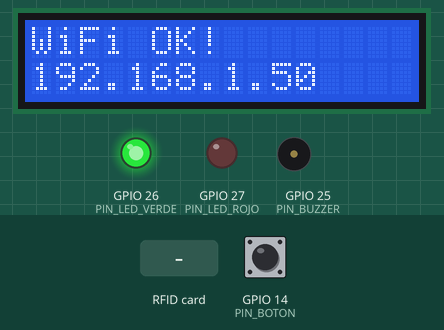
This sketch was run on a simulated ESP32. On the bench: 16×2 character LCD, output pins drawn as LEDs (lit = HIGH), buzzer (waves = sounding). Inputs (shaded band) come from the test bench; at power-on: GPIO 14 (PIN_BOTON) HIGH. WiFi joins after 1.5 s; servers stay silent unless stated; uploads are accepted with an empty reply; random numbers use the default seed unless the sketch sets one; what the sketch prints to the serial monitor is not drawn.

Above: at 3.2 s.
At 5.8 s:
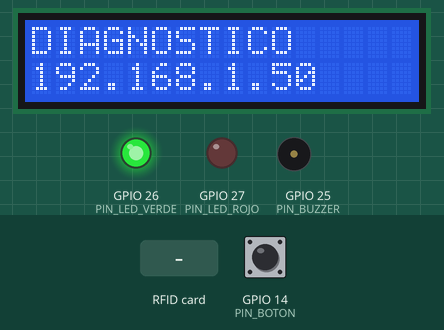
5.9 s: RFID card A1 B2 C3 D4 held to the reader
At 9.0 s:
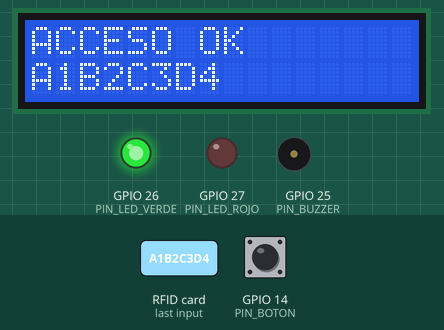
10.9 s: RFID card 12 34 56 78 held to the reader
At 13.1 s:
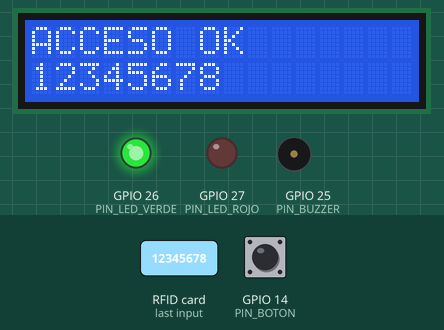
13.8 s: RFID card 5E 7A 19 C4 held to the reader
At 19.1 s:
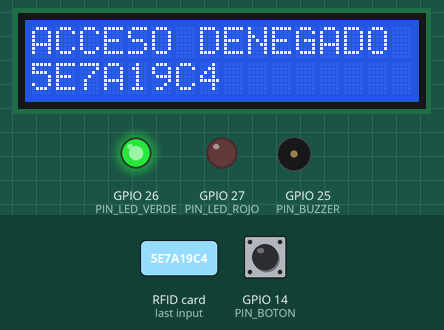
Timing chart, 0 to 25.3 s (numbered marks = the images above; inputs shaded):
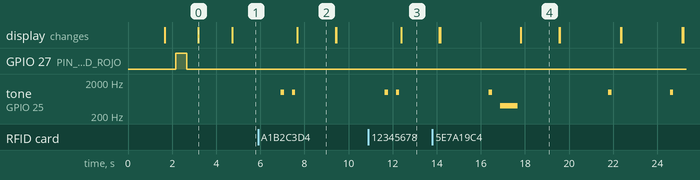

The sketch:

esp32-rfid.ino
```cpp
// librerias de red protocolo y dispositivos

#include <WiFi.h>
#include <HTTPClient.h>
#include <Wire.h>
#include <LiquidCrystal_I2C.h>
#include <SPI.h>
#include <MFRC522.h>

// credenciales y configuracion privada
// copiar secrets.example.h → secrets.h y completar los valores reales
// secrets.h esta en .gitignore y NUNCA debe subirse al repositorio

#include "secrets.h"


// Version del firmware del dispositivo

#define FIRMWARE_VERSION "1.0.0"


// configuracion de red: WIFI_SSID y WIFI_PASSWORD se leen desde secrets.h
// NO escribir credenciales directamente aqui

const char* WIFI_SSID     = SECRET_WIFI_SSID;
const char* WIFI_PASSWORD = SECRET_WIFI_PASSWORD;

// identificador unico del dispositivo dentro del sistema o serie maquina

const char* DEVICE_ID     = "GTech-ESP32-001";

// endpoint del backend: se lee desde secrets.h
// NO escribir la URL real aqui

const char* BACKEND_URL   = SECRET_BACKEND_URL;


// asignacion de pines usados por el hardware

#define PIN_LED_VERDE  26
#define PIN_LED_ROJO   27
#define PIN_BUZZER     25
#define PIN_BOTON      14
#define PIN_RFID_SS     5
#define PIN_RFID_RST    4


// objetos hardware creados a partir de sus respectivas librerias

// LCD conectado por bus I2C

LiquidCrystal_I2C lcd(0x27, 16, 2);

// lector RFID conectado por bus SPI

MFRC522 rfid(PIN_RFID_SS, PIN_RFID_RST);


// variables de estado del sistema

// en IoT es comun enviar señales periodicas llamadas heartbeat
// estas indican al servidor que el dispositivo sigue vivo

unsigned long ultimoHeartbeat = 0;

// intervalo en milisegundos para envio de heartbeat

const unsigned long INTERVALO_HEARTBEAT = 30000;


// pequeña base de datos local de tarjetas autorizadas

// permite que el sistema siga funcionando aun si se pierde internet

String tarjetasAutorizadas[] = {
  "A1B2C3D4",
  "E5F6G7H8",
  "12345678",
  "01020304" // probar acceso autorizado y denegado
};


// calculo automatico de cantidad de tarjetas almacenadas

const int totalTarjetas = sizeof(tarjetasAutorizadas) / sizeof(tarjetasAutorizadas[0]);


// inicializacion general del dispositivo

void setup() {

  Serial.begin(115200);

  // se usa un pin analogico flotante para generar entropia
  // esto mejora la aleatoriedad usada al crear IDs de evento

  randomSeed(analogRead(0));

  // configuracion de pines

  pinMode(PIN_LED_VERDE, OUTPUT);
  pinMode(PIN_LED_ROJO,  OUTPUT);
  pinMode(PIN_BUZZER,    OUTPUT);
  pinMode(PIN_BOTON,     INPUT_PULLUP);

  // inicializacion bus I2C usado por el LCD

  Wire.begin(21, 22);

  lcd.init();
  lcd.backlight();

  // inicializacion bus SPI usado por lector RFID

  SPI.begin();
  rfid.PCD_Init();

  mostrarMensaje("GTech Access", "Starting...");
  delay(1500);

  // intento inicial de conexion a red

  conectarWiFi();
}


// loop principal del firmware

void loop() {

  // si no hay conexion WiFi se ejecuta rutina de reconexion

  if (WiFi.status() != WL_CONNECTED) {
    manejarSinWiFi();
    return;
  }

  // estado visual normal del sistema

  digitalWrite(PIN_LED_VERDE, HIGH);
  digitalWrite(PIN_LED_ROJO, LOW);

  // envio periodico de heartbeat al backend

  if (millis() - ultimoHeartbeat > INTERVALO_HEARTBEAT) {
    enviarHeartbeat();
    ultimoHeartbeat = millis();
  }

  // lectura de boton para modo diagnostico

  if (digitalRead(PIN_BOTON) == HIGH) {
    modoDiagnostico();
    delay(300);
  }

  // deteccion de nueva tarjeta RFID y lectura de su UID

  if (rfid.PICC_IsNewCardPresent() && rfid.PICC_ReadCardSerial()) {

    procesarTarjeta();

    // termina comunicacion actual con la tarjeta

    rfid.PICC_HaltA();
  }

  // mensaje de espera en pantalla

  lcd.setCursor(0, 0);
  lcd.print("GTech-READY       ");

  lcd.setCursor(0, 1);
  lcd.print("Acerque tarjeta ");
}


// intenta conectar el dispositivo a la red WiFi configurada

void conectarWiFi() {

  mostrarMensaje("Conectando WiFi", WIFI_SSID);

  WiFi.begin(WIFI_SSID, WIFI_PASSWORD);

  // mientras no haya conexion se hace parpadear LED rojo

  while (WiFi.status() != WL_CONNECTED) {

    delay(500);

    digitalWrite(PIN_LED_ROJO, !digitalRead(PIN_LED_ROJO));
  }

  digitalWrite(PIN_LED_VERDE, HIGH);
  digitalWrite(PIN_LED_ROJO, LOW);

  mostrarMensaje("WiFi OK!", WiFi.localIP().toString());

  delay(1500);
}


// rutina ejecutada cuando el dispositivo pierde conexion

void manejarSinWiFi() {

  mostrarMensaje("SIN CONEXION", "Reconectando...");

  digitalWrite(PIN_LED_VERDE, LOW);

  digitalWrite(PIN_LED_ROJO, !digitalRead(PIN_LED_ROJO));

  delay(500);

  // intento de reconexion usando API de la libreria WiFi

  WiFi.reconnect();
}


// procesa una tarjeta RFID detectada por el lector

void procesarTarjeta() {

  // conversion del UID de bytes a string hexadecimal

  String idTarjeta = "";

  for (byte i = 0; i < rfid.uid.size; i++) {

    if (rfid.uid.uidByte[i] < 0x10) idTarjeta += "0";

    idTarjeta += String(rfid.uid.uidByte[i], HEX);
  }

  idTarjeta.toUpperCase();

  // imprime el UID leido en el monitor serial para verificacion y debug
  Serial.println("UID leido: " + idTarjeta);

  // verificacion contra base de datos local

  bool autorizada = verificarTarjeta(idTarjeta);

  if (autorizada) {

    beepCorto();

    mostrarMensaje("ACCESO OK", idTarjeta);

    enviarEvento(
      "CARD_SCAN",
      "\"card_id\":\"" + idTarjeta + "\",\"status\":\"success\""
    );

  }
  else {

    beepLargo();

    mostrarMensaje("ACCESO DENEGADO", idTarjeta);

    enviarEvento(
      "CARD_SCAN",
      "\"card_id\":\"" + idTarjeta + "\",\"status\":\"unauthorized\""
    );
  }

  delay(1500);
}


// busca el UID de la tarjeta dentro del arreglo de autorizadas

bool verificarTarjeta(String id) {

  for (int i = 0; i < totalTarjetas; i++) {

    if (tarjetasAutorizadas[i] == id) return true;
  }

  return false;
}


// generacion de ID unico para cada evento enviado al backend

String generarEventID() {

  // combinacion de numero aleatorio con tiempo de encendido

  return String(random(100000, 999999)) + "-" + String(millis());
}


// funcion central encargada de enviar eventos al backend

void enviarEvento(String tipoEvento, String payloadExtra) {

  if (WiFi.status() != WL_CONNECTED) return;

  HTTPClient http;

  http.begin(BACKEND_URL);

  // fuerza al ESP32 a seguir la redireccion 302 de Google Apps Script
  // sin esto el POST se convierte en GET y los datos no llegan al backend

  http.setFollowRedirects(HTTPC_STRICT_FOLLOW_REDIRECTS);

  http.addHeader("Content-Type", "application/json");

  // construccion manual del JSON enviado al servidor

  String json = "{";

  json += "\"event_id\":\"" + generarEventID() + "\",";

  json += "\"device_id\":\"" + String(DEVICE_ID) + "\",";

  json += "\"event_type\":\"" + tipoEvento + "\",";

  json += "\"token\":\"" + String(SECRET_API_TOKEN) + "\",";

  json += "\"timestamp\":" + String(millis()/1000) + ",";

  json += "\"firmware_version\":\"" FIRMWARE_VERSION "\",";

  json += "\"payload\":{";

  json += payloadExtra + ",";

  // informacion de diagnostico util para monitoreo remoto

  json += "\"ip\":\"" + WiFi.localIP().toString() + "\",";

  json += "\"rssi\":" + String(WiFi.RSSI()) + ",";

  json += "\"uptime\":" + String(millis()/1000);

  json += "}";

  json += "}";

  // imprime el JSON completo para verificar que se construye correctamente
  Serial.println("JSON: " + json);

  int codigo = http.POST(json);

  Serial.println("Evento enviado. Codigo: " + String(codigo));

  http.end();
}


// envio periodico de señal de vida del dispositivo

void enviarHeartbeat() {

  enviarEvento("HEARTBEAT", "\"status\":\"alive\"");
}


// modo de diagnostico activado mediante boton

void modoDiagnostico() {

  mostrarMensaje("DIAGNOSTICO", WiFi.localIP().toString());

  delay(2000);

  // reporte de memoria libre del sistema

  enviarEvento(
    "DIAGNOSTIC_RESPONSE",
    "\"free_heap\":" + String(ESP.getFreeHeap())
  );

  beepCorto();
}


// funcion utilitaria para mostrar texto en el LCD

void mostrarMensaje(String l1, String l2) {

  lcd.clear();

  lcd.setCursor(0, 0);

  lcd.print(l1.substring(0, 16));

  lcd.setCursor(0, 1);

  lcd.print(l2.substring(0, 16));
}


// sonido corto usado como feedback positivo

void beepCorto() {

  tone(PIN_BUZZER, 1000, 150);

  delay(200);
}


// sonido largo usado como alerta o acceso denegado

void beepLargo() {

  tone(PIN_BUZZER, 400, 800);

  delay(900);
}
```

secrets.example.h
```cpp
/**
 * secrets.example.h — Plantilla de configuracion privada
 *
 * INSTRUCCIONES:
 *   1. Copia este archivo:  cp secrets.example.h secrets.h
 *   2. Edita secrets.h con tus valores reales.
 *   3. secrets.h esta en .gitignore — nunca lo subas al repositorio.
 *
 * IMPORTANTE: No escribas tus credenciales reales en ESTE archivo.
 */

#ifndef SECRETS_H
#define SECRETS_H

// --- Red WiFi ---
// Para Wokwi (simulador): SSID = "Wokwi-GUEST", PASSWORD = ""
// Para hardware real: usa tu red WiFi local
#define SECRET_WIFI_SSID     "YOUR_WIFI_SSID"
#define SECRET_WIFI_PASSWORD "YOUR_WIFI_PASSWORD"

// --- Google Apps Script ---
// URL generada al publicar el script como Web App (ejecutar como "yo",
// acceso permitido a "cualquier persona")
// Ejemplo: https://script.google.com/macros/s/AKfy.../exec
#define SECRET_BACKEND_URL   "YOUR_GOOGLE_APPS_SCRIPT_URL"

// Token de seguridad para escribir datos (doPost) en Google Sheets
// Debe coincidir con la variable API_TOKEN en backend/Código.js
#define SECRET_API_TOKEN     "YOUR_API_TOKEN"

// --- Google Sheets ---
// ID del spreadsheet que actua como base de datos
// Se encuentra en la URL: docs.google.com/spreadsheets/d/TU_SHEET_ID/edit
#define SECRET_SHEET_ID      "YOUR_GOOGLE_SHEET_ID"

#endif
```

Measured:
- by itself, tone on GPIO 25 (PIN_BUZZER): plays 1000 Hz for 0.15 s, 400 Hz for 0.80 s, 1000 Hz for 0.15 s, 1000 Hz for 0.15 s
- what the display in image 0 shows lasts 1.5 s, from 3.2 s to 4.7 s
- what the display in image 2 shows lasts 1.7 s, from 7.7 s to 9.4 s
